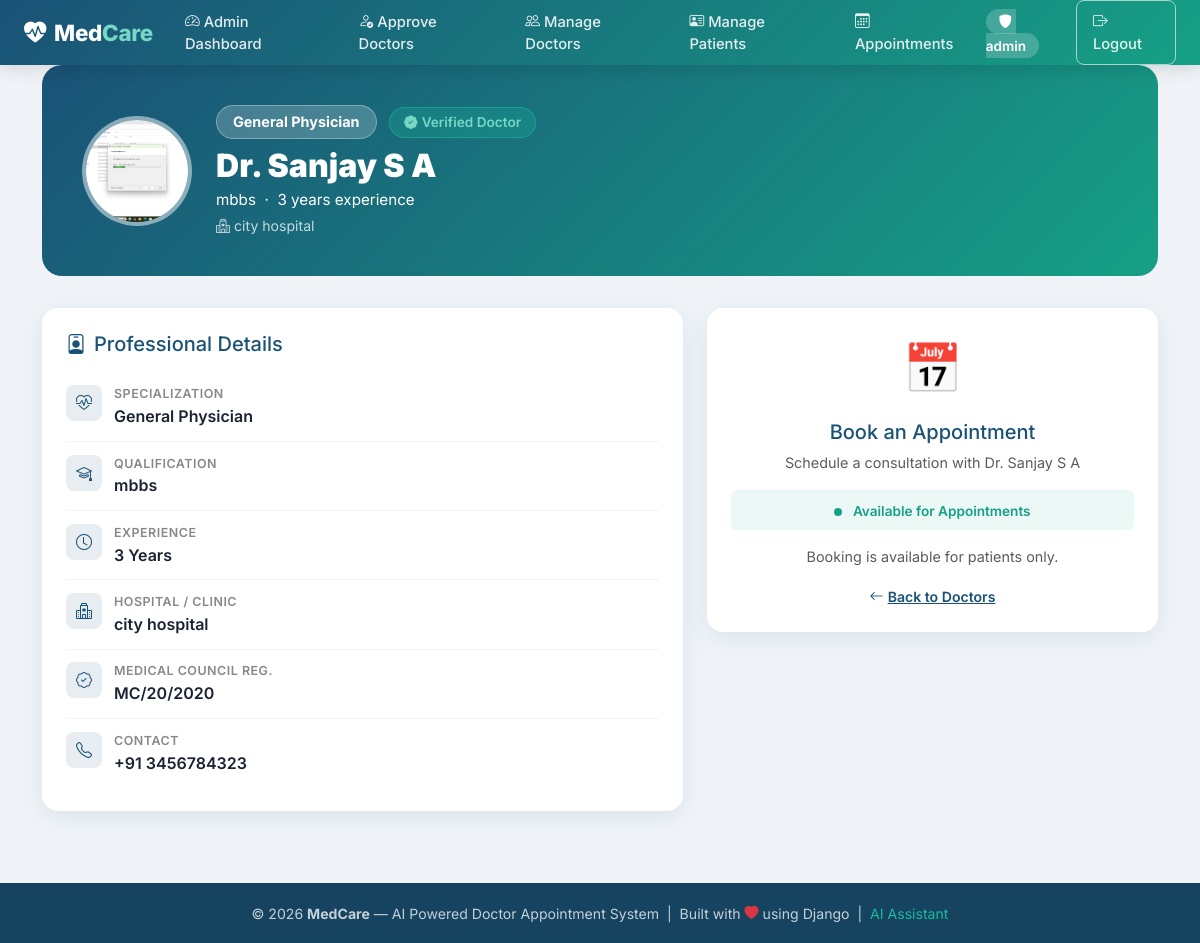
Screenshot of /doctor/1/ (signed in) with the database file from the repository.
### accounts/models.py (models this page shows, shortened)
class User(AbstractUser):
    role = models.CharField(max_length=20, choices=ROLE_CHOICES, default='patient')

class DoctorProfile(models.Model):
    user               = models.OneToOneField(User, on_delete=models.CASCADE, related_name='doctorprofile')
    full_name          = models.CharField(max_length=100)
    email              = models.EmailField(blank=True, default='')
    phone              = models.CharField(max_length=15)
    specialization     = models.CharField(max_length=100, choices=SPECIALIZATION_CHOICES)
    qualification      = models.CharField(max_length=200, blank=True, default='', help_text="e.g. MBBS, MD, MS")
    experience         = models.IntegerField(default=0, help_text="Years of experience")
    hospital_name      = models.CharField(max_length=200, blank=True, default='')
    doctor_id          = models.CharField(max_length=50, unique=True)
    medical_council_reg = models.CharField(max_length=100, blank=True, default='', verbose_name="Medical Council Reg. No.")
    profile_picture    = models.ImageField(upload_to='doctors/profile/', blank=True, null=True)
    id_proof           = models.FileField(upload_to='doctors/id_proof/', blank=True, null=True)
    is_verified        = models.BooleanField(default=False)
    created_at         = models.DateTimeField(auto_now_add=True, null=True)
    class Meta:
        verbose_name = "Doctor Profile"
        ordering = ['-created_at']

### accounts/views.py (the view)
# urls.py: path('doctor/<int:doctor_id>/',   a.doctor_profile, name='doctor_profile'),
@login_required
def doctor_profile(request, doctor_id):
    doctor = get_object_or_404(DoctorProfile, id=doctor_id, is_verified=True)
    return render(request, 'doctor_profile.html', {'doctor': doctor})

### templates/doctor_profile.html (shortened to what this page needs)
{% extends 'base.html' %}
{% block content %}
<div class="profile-page container">
    <div class="profile-header">
        <div class="row align-items-center g-4">
            <div class="col-auto">
                {% if doctor.profile_picture %}
                <img src="{{ doctor.profile_picture.url }}" class="doc-avatar-lg" alt="{{ doctor.full_name }}">
                {% else %}
                <div class="doc-avatar-lg">🩺</div>
                {% endif %}
            </div>
            <div class="col">
                <div class="mb-2">
                    <span class="spec-badge-lg me-2">{{ doctor.specialization }}</span>
                    <span class="verified-badge"><i class="bi bi-patch-check-fill me-1"></i>Verified Doctor</span>
                </div>
                <h1 style="font-size:2rem;font-weight:900;margin:0.2rem 0">Dr. {{ doctor.full_name }}</h1>
                <p class="mb-0 opacity-80" style="font-size:0.95rem">
                    {{ doctor.qualification }} &nbsp;·&nbsp; {{ doctor.experience }} years experience
                </p>
                {% if doctor.hospital_name %}
                <p class="mb-0 mt-1" style="font-size:0.88rem;opacity:0.75">
                    <i class="bi bi-hospital me-1"></i>{{ doctor.hospital_name }}
                </p>
                {% endif %}
            </div>
        </div>
    </div>
    <div class="row g-4">
        <div class="col-lg-7">
            <div class="info-card">
                <h5 class="fw-800 mb-3" style="color:#1a5276"><i class="bi bi-person-badge me-2"></i>Professional Details</h5>
                <div class="info-row">
                    <div class="info-icon"><i class="bi bi-heart-pulse"></i></div>
                    <div><div class="info-label">Specialization</div><div class="info-value">{{ doctor.specialization }}</div></div>
                </div>
                <div class="info-row">
                    <div class="info-icon"><i class="bi bi-mortarboard"></i></div>
                    <div><div class="info-label">Qualification</div><div class="info-value">{{ doctor.qualification|default:"Not specified" }}</div></div>
                </div>
                <div class="info-row">
                    <div class="info-icon"><i class="bi bi-clock"></i></div>
                    <div><div class="info-label">Experience</div><div class="info-value">{{ doctor.experience }} Years</div></div>
                </div>
                <div class="info-row">
                    <div class="info-icon"><i class="bi bi-hospital"></i></div>
                    <div><div class="info-label">Hospital / Clinic</div><div class="info-value">{{ doctor.hospital_name|default:"Private Practice" }}</div></div>
                </div>
                {% if doctor.medical_council_reg %}
                <div class="info-row">
                    <div class="info-icon"><i class="bi bi-patch-check"></i></div>
                    <div><div class="info-label">Medical Council Reg.</div><div class="info-value">{{ doctor.medical_council_reg }}</div></div>
                </div>
                {% endif %}
                <div class="info-row">
                    <div class="info-icon"><i class="bi bi-telephone"></i></div>
                    <div><div class="info-label">Contact</div><div class="info-value">{{ doctor.phone|default:"—" }}</div></div>
                </div>
            </div>
        </div>
        <div class="col-lg-5">
            <div class="info-card text-center">
                <div style="font-size:3rem;margin-bottom:1rem">📅</div>
                <h5 class="fw-800" style="color:#1a5276">Book an Appointment</h5>
                <p class="text-muted" style="font-size:0.9rem">Schedule a consultation with Dr. {{ doctor.full_name }}</p>
                <div class="p-2 rounded-2 mb-3" style="background:rgba(22,160,133,0.08)">
                    <div style="width:8px;height:8px;background:#16a085;border-radius:50%;display:inline-block;margin-right:6px"></div>
                    <span style="font-size:0.85rem;color:#16a085;font-weight:600">Available for Appointments</span>
                </div>
                {% if user.is_authenticated and user.role == 'patient' %}
                <a href="{% url 'book_appointment' doctor.id %}" class="btn-book-lg">
                    <i class="bi bi-calendar-plus me-2"></i>Book Appointment
                </a>
                {% elif not user.is_authenticated %}
                <a href="{% url 'login' %}" class="btn-book-lg">
                    <i class="bi bi-box-arrow-in-right me-2"></i>Login to Book
                </a>
                {% else %}
                <div class="text-muted" style="font-size:0.9rem">Booking is available for patients only.</div>
                {% endif %}
                <div class="mt-3">
                    <a href="{% url 'doctor_list' %}" style="color:#1a5276;font-size:0.88rem;font-weight:600">
                        <i class="bi bi-arrow-left me-1"></i>Back to Doctors
                    </a>
                </div>
            </div>
        </div>
    </div>
</div>
{% endblock %}

### templates/base.html (shortened to what this page needs)
<!DOCTYPE html>
<html lang="en">
<head>
    <link href="https://cdn.jsdelivr.net/npm/bootstrap@5.3.2/dist/css/bootstrap.min.css" rel="stylesheet">
    <link href="https://cdn.jsdelivr.net/npm/bootstrap-icons@1.11.3/font/bootstrap-icons.min.css" rel="stylesheet">
</head>
<body>
<nav class="navbar navbar-expand-lg medcare-nav">
    <div class="container-fluid px-4">
        <a class="navbar-brand" href="{% url 'home' %}">
            <i class="bi bi-heart-pulse-fill me-2"></i>Med<span>Care</span>
        </a>
        <div class="collapse navbar-collapse" id="mainNav">
            {% if user.is_authenticated %}
                {% if user.is_superuser or user.role == 'admin' %}
                <ul class="navbar-nav me-auto mb-2 mb-lg-0">
                    <li class="nav-item">
                        <a class="nav-link" href="{% url 'admin_dashboard' %}">
                            <i class="bi bi-speedometer2 me-1"></i>Admin Dashboard
                        </a>
                    </li>
                    <li class="nav-item">
                        <a class="nav-link" href="{% url 'admin_dashboard' %}#pending-doctors">
                            <i class="bi bi-person-check me-1"></i>Approve Doctors
                        </a>
                    </li>
                    <li class="nav-item">
                        <a class="nav-link" href="{% url 'admin_dashboard' %}#approved-doctors">
                            <i class="bi bi-people me-1"></i>Manage Doctors
                        </a>
                    </li>
                    <li class="nav-item">
                        <a class="nav-link" href="{% url 'admin_dashboard' %}#patients">
                            <i class="bi bi-person-vcard me-1"></i>Manage Patients
                        </a>
                    </li>
                    <li class="nav-item">
                        <a class="nav-link" href="{% url 'admin_dashboard' %}#appointments">
                            <i class="bi bi-calendar3 me-1"></i>Appointments
                        </a>
                    </li>
                </ul>
                <ul class="navbar-nav align-items-center gap-2">
                    <li class="nav-item">
                        <span class="user-badge"><i class="bi bi-shield-fill me-1"></i>{{ user.username }}</span>
                    </li>
                    <li class="nav-item">
                        <a class="nav-link nav-btn-outline" href="{% url 'logout' %}">
                            <i class="bi bi-box-arrow-right me-1"></i>Logout
                        </a>
                    </li>
                </ul>
                {% endif %}
            {% endif %}
        </div>
    </div>
</nav>
<div class="main-content">
    {% block content %}{% endblock %}
</div>
<footer class="medcare-footer">
    <p class="mb-0">
        &copy; 2026 <strong>MedCare</strong> — AI Powered Doctor Appointment System &nbsp;|&nbsp;
        Built with <i class="bi bi-heart-fill text-danger"></i> using Django &nbsp;|&nbsp;
        <a href="{% url 'ai_home' %}">AI Assistant</a>
    </p>
</footer>
</body>
</html>

### rows the page displays
User: username "admin"
DoctorProfile: profile_picture (picture), specialization "General Physician", full_name "Sanjay S A", qualification "mbbs", experience "3", hospital_name "city hospital", medical_council_reg "MC/20/2020", phone "+91 3456784323"
